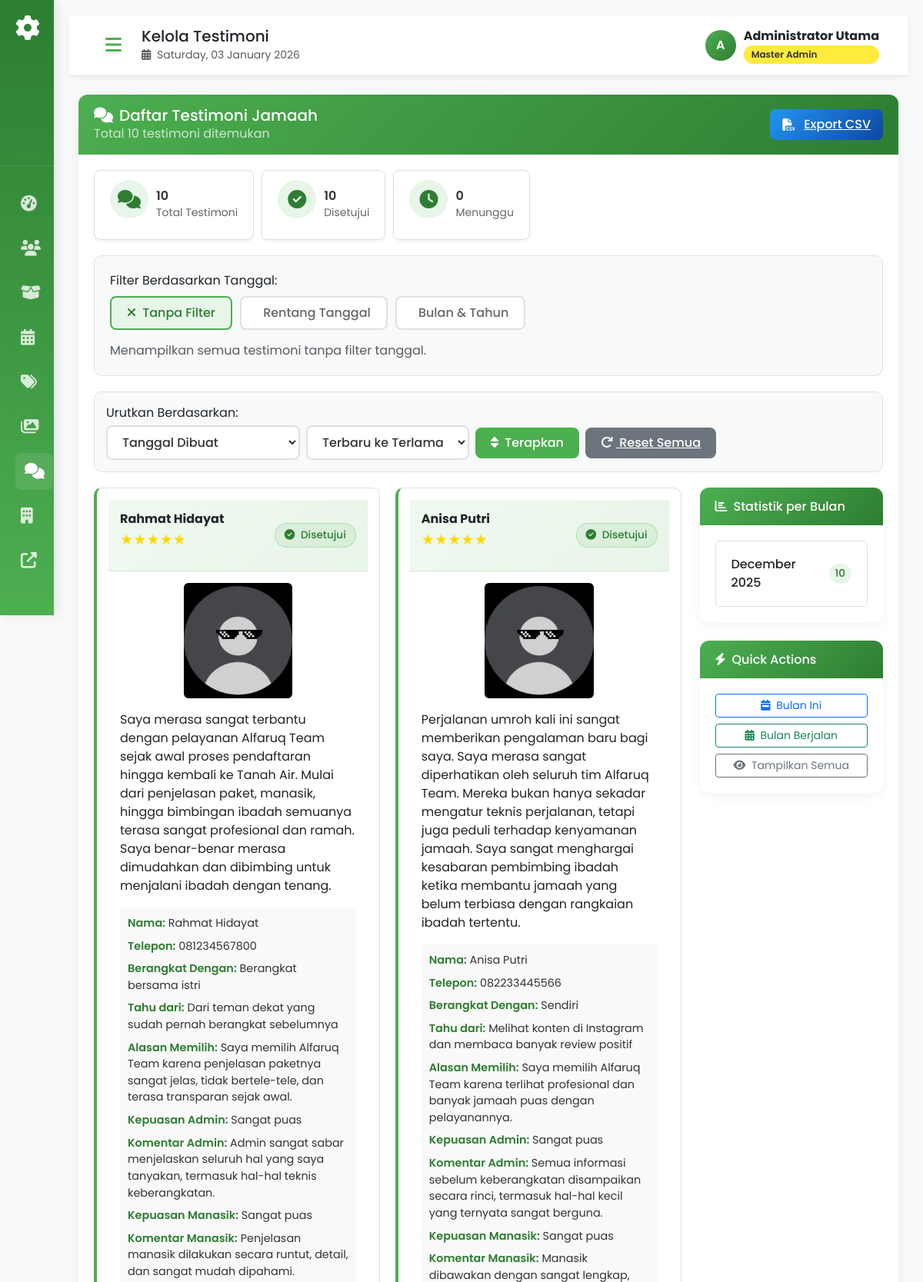
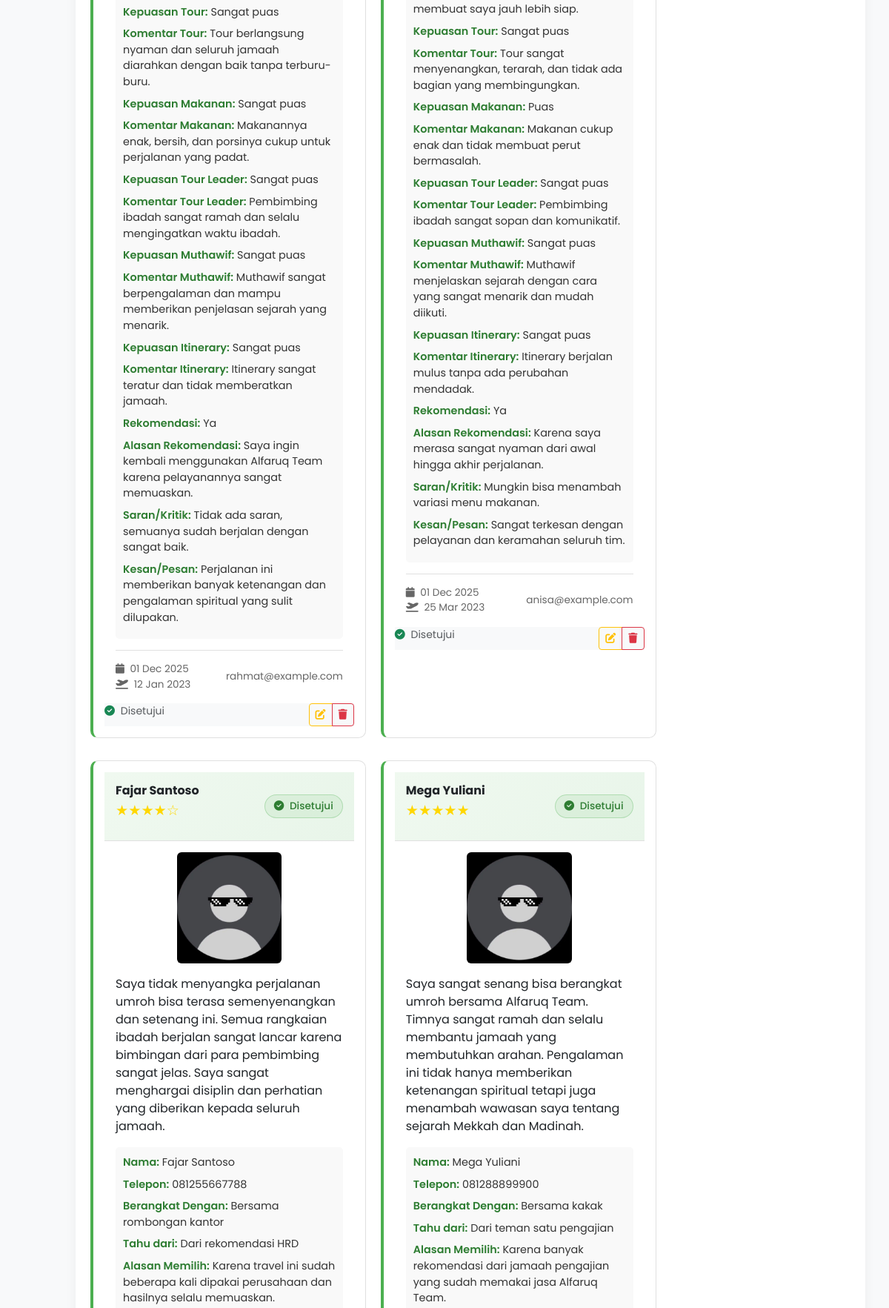
The app's page /admin/testimonial.php (signed in, upper part) with its own data (2 pictures, top to bottom).
### tables this page shows
CREATE TABLE `testimonials` (
  `id` int(11) NOT NULL,
  `name` varchar(100) NOT NULL,
  `email` varchar(100) NOT NULL,
  `message` text DEFAULT NULL,
  `rating` int(11) DEFAULT NULL CHECK (`rating` >= 1 and `rating` <= 5),
  `image` varchar(255) DEFAULT NULL,
  `is_approved` tinyint(1) DEFAULT 0,
  `created_at` timestamp NOT NULL DEFAULT current_timestamp(),
  `q1` varchar(255) DEFAULT NULL,
  `q2` varchar(20) DEFAULT NULL,
  `q3` varchar(255) DEFAULT NULL,
  `q4` varchar(255) DEFAULT NULL,
  `q5` text DEFAULT NULL,
  `q6` varchar(50) DEFAULT NULL,
  `q7` text DEFAULT NULL,
  `q8` varchar(50) DEFAULT NULL,
  `q9` text DEFAULT NULL,
  `q10` varchar(50) DEFAULT NULL,
  `q11` text DEFAULT NULL,
  `q12` varchar(50) DEFAULT NULL,
  `q13` text DEFAULT NULL,
  `q14` varchar(50) DEFAULT NULL,
  `q15` text DEFAULT NULL,
  `q16` varchar(50) DEFAULT NULL,
  `q17` text DEFAULT NULL,
  `q18` varchar(50) DEFAULT NULL,
  `q19` text DEFAULT NULL,
  `q20` varchar(50) DEFAULT NULL,
  `q21` text DEFAULT NULL,
  `q22` text DEFAULT NULL,
  `q23` text DEFAULT NULL,
  `departure_date` date DEFAULT NULL
);

### admin/testimonial.php (the view, shortened to what the rows shown need)
<?php
require_once '../config/database.php';
$action = isset($_GET['action']) ? $_GET['action'] : 'list';
$sort_by = isset($_GET['sort']) ? $_GET['sort'] : 'created_at';
$sort_order = isset($_GET['order']) ? $_GET['order'] : 'desc';
$filter_type = isset($_GET['filter_type']) ? $_GET['filter_type'] : 'none';
$query = "SELECT * FROM testimonials WHERE 1=1";
$params = [];
$order_by = $sort_by . ' ' . strtoupper($sort_order);
$query .= " ORDER BY $order_by";
$stmt = $pdo->prepare($query);
$stmt->execute($params);
$testimonials = $stmt->fetchAll();
?>
<!DOCTYPE html>
<html lang="id">
<head>
</head>
<body>
    <?php include 'includes/header.php'; ?>
    <div class="container-fluid mt-4">
        <?php if ($action == 'list'): ?>
        <div class="admin-card">
            <div class="card-body">
                <?php if (empty($testimonials)): ?>
                    <div class="no-results">
                        <i class="fas fa-search"></i>
                        <h5 class="text-muted">Tidak ada testimoni ditemukan</h5>
                        <p class="text-muted mb-3">
                            <?php if ($filter_type !== 'none'): ?>
                                Tidak ada testimoni yang sesuai dengan filter yang diterapkan.
                            <?php else: ?>
                                Belum ada testimoni di database.
                            <?php endif; ?>
                        </p>
                        <a href="testimonial.php" class="btn-admin-primary">
                            <i class="fas fa-redo me-2"></i>Reset Filter
                        </a>
                    </div>
                <?php else: ?>
                    <div class="row">
                        <div class="col-lg-9">
                            <div class="testimonial-grid">
                                <?php foreach ($testimonials as $item):
                                    $stars = str_repeat('★', $item['rating']) . str_repeat('☆', 5 - $item['rating']);
                                ?>
                                <div class="testimonial-item">
                                    <div class="testimonial-header">
                                        <div>
                                            <h6 class="fw-bold mb-1"><?php echo htmlspecialchars($item['name']); ?></h6>
                                            <div class="rating-stars"><?php echo $stars; ?></div>
                                        </div>
                                        <span class="status-badge <?php echo $item['is_approved'] ? 'status-active' : 'status-inactive'; ?>">
                                            <i class="fas fa-<?php echo $item['is_approved'] ? 'check-circle' : 'clock'; ?> me-1"></i>
                                            <?php echo $item['is_approved'] ? 'Disetujui' : 'Menunggu'; ?>
                                        </span>
                                    </div>
                                    <div class="testimonial-body">
                                        <?php if ($item['image']): ?>
                                        <div class="text-center mb-3">
                                            <img src="../<?php echo htmlspecialchars($item['image']); ?>"
                                                 alt="Foto <?php echo htmlspecialchars($item['name']); ?>"
                                                 class="img-fluid rounded"
                                                 style="max-height: 150px;">
                                        </div>
                                        <?php endif; ?>
                                        <p class="mb-3"><?php echo nl2br(htmlspecialchars($item['message'])); ?></p>
                                        <div class="qa-section">
                                            <?php
                                            $qa_pairs = [
                                                'q1' => 'Nama',
                                                'q2' => 'Telepon',
                                                'q3' => 'Berangkat Dengan',
                                                'q4' => 'Tahu dari',
                                                'q5' => 'Alasan Memilih',
                                                'q6' => 'Kepuasan Admin',
                                                'q7' => 'Komentar Admin',
                                                'q8' => 'Kepuasan Manasik',
                                                'q9' => 'Komentar Manasik',
                                                'q10' => 'Kepuasan Tour',
                                                'q11' => 'Komentar Tour',
                                                'q12' => 'Kepuasan Makanan',
                                                'q13' => 'Komentar Makanan',
                                                'q14' => 'Kepuasan Tour Leader',
                                                'q15' => 'Komentar Tour Leader',
                                                'q16' => 'Kepuasan Muthawif',
                                                'q17' => 'Komentar Muthawif',
                                                'q18' => 'Kepuasan Itinerary',
                                                'q19' => 'Komentar Itinerary',
                                                'q20' => 'Rekomendasi',
                                                'q21' => 'Alasan Rekomendasi',
                                                'q22' => 'Saran/Kritik',
                                                'q23' => 'Kesan/Pesan'
                                            ];
                                            foreach ($qa_pairs as $key => $label):
                                                if (!empty($item[$key])):
                                            ?>
                                            <div class="qa-item">
                                                <span class="qa-label"><?php echo $label; ?>:</span>
                                                <span class="qa-value"><?php echo htmlspecialchars($item[$key]); ?></span>
                                            </div>
                                            <?php
                                                endif;
                                            endforeach;
                                            ?>
                                        </div>
                                        <div class="testimonial-meta">
                                            <div>
                                                <i class="fas fa-calendar me-1"></i>
                                                <?php echo date('d M Y', strtotime($item['created_at'])); ?>
                                                <?php if ($item['departure_date']): ?>
                                                <br>
                                                <i class="fas fa-plane-departure me-1"></i>
                                                <?php echo date('d M Y', strtotime($item['departure_date'])); ?>
                                                <?php endif; ?>
                                            </div>
                                            <div>
                                                <?php echo htmlspecialchars($item['email']); ?>
                                            </div>
                                        </div>
                                    </div>
                                    <div class="card-footer bg-light d-flex justify-content-between">
                                        <?php if (!$item['is_approved']): ?>
                                        <a href="?action=approve&id=<?php echo $item['id']; ?>"
                                           class="btn btn-success btn-sm"
                                           onclick="return confirm('Setujui testimoni ini?')">
                                            <i class="fas fa-check me-1"></i> Setujui
                                        </a>
                                        <?php else: ?>
                                        <span class="text-muted small">
                                            <i class="fas fa-check-circle text-success me-1"></i>
                                            Disetujui
                                        </span>
                                        <?php endif; ?>
                                        <div class="btn-group btn-group-sm">
                                            <a href="?action=edit&id=<?php echo $item['id']; ?>"
                                               class="btn btn-outline-warning">
                                                <i class="fas fa-edit"></i>
                                            </a>
                                            <button type="button"
                                                    onclick="confirmDelete(<?php echo $item['id']; ?>, '<?php echo addslashes($item['name']); ?>')"
                                                    class="btn btn-outline-danger">
                                                <i class="fas fa-trash"></i>
                                            </button>
                                        </div>
                                    </div>
                                </div>
                                <?php endforeach; ?>
                            </div>
                        </div>
                    </div>
                <?php endif; ?>
            </div>
        </div>
        <?php endif; ?>
    </div>
    <?php include 'includes/footer.php'; ?>
</body>
</html>

### records on screen
testimonials: name "Rahmat Hidayat", rating "★★★★★", is_approved 1 (drawn), image (picture), message "Saya merasa sangat terbantu dengan pelayanan Alfaruq Team sejak awal proses pendaftaran hingga kembali ke Tanah Air. Mulai dari penjelasan paket, manasik, hingga bimbingan ibadah semuanya terasa sangat profesional dan ramah. Saya benar-benar merasa dimudahkan dan dibimbing untuk menjalani ibadah dengan tenang.", label "Nama", q1 "Rahmat Hidayat", label "Telepon", q2 "081234567800", label "Berangkat Dengan", q3 "Berangkat bersama istri", label "Tahu dari", q4 "Dari teman dekat yang sudah pernah berangkat sebelumnya", label "Alasan Memilih", q5 "Saya memilih Alfaruq Team karena penjelasan paketnya sangat jelas, tidak bertele-tele, dan terasa transparan sejak awal.", label "Kepuasan Admin", q6 "Sangat puas", label "Komentar Admin", q7 "Admin sangat sabar menjelaskan seluruh hal yang saya tanyakan, termasuk hal-hal teknis keberangkatan.", label "Kepuasan Manasik", q8 "Sangat puas", label "Komentar Manasik", q9 "Penjelasan manasik dilakukan secara runtut, detail, dan sangat mudah dipahami.", label "Kepuasan Tour", q10 "Sangat puas", label "Komentar Tour", q11 "Tour berlangsung nyaman dan seluruh jamaah diarahkan dengan baik tanpa terburu-buru.", label "Kepuasan Makanan", q12 "Sangat puas", label "Komentar Makanan", q13 "Makanannya enak, bersih, dan porsinya cukup untuk perjalanan yang padat.", label "Kepuasan Tour Leader", q14 "Sangat puas", label "Komentar Tour Leader", q15 "Pembimbing ibadah sangat ramah dan selalu mengingatkan waktu ibadah.", label "Kepuasan Muthawif", q16 "Sangat puas", label "Komentar Muthawif", q17 "Muthawif sangat berpengalaman dan mampu memberikan penjelasan sejarah yang menarik.", label "Kepuasan Itinerary", q18 "Sangat puas", label "Komentar Itinerary", q19 "Itinerary sangat teratur dan tidak memberatkan jamaah.", label "Rekomendasi", q20 "Ya", label "Alasan Rekomendasi", q21 "Saya ingin kembali menggunakan Alfaruq Team karena pelayanannya sangat memuaskan.", label "Saran/Kritik", q22 "Tidak ada saran, semuanya sudah berjalan dengan sangat baik.", label "Kesan/Pesan", q23 "Perjalanan ini memberikan banyak ketenangan dan pengalaman spiritual yang sulit dilupakan.", created_at "01 Dec 2025", departure_date "12 Jan 2023", email "rahmat@example.com"
testimonials: name "Anisa Putri", rating "★★★★★", is_approved 1 (drawn), image (picture), message "Perjalanan umroh kali ini sangat memberikan pengalaman baru bagi saya. Saya merasa sangat diperhatikan oleh seluruh tim Alfaruq Team. Mereka bukan hanya sekadar mengatur teknis perjalanan, tetapi juga peduli terhadap kenyamanan jamaah. Saya sangat menghargai kesabaran pembimbing ibadah ketika membantu jamaah yang belum terbiasa dengan rangkaian ibadah tertentu.", label "Nama", q1 "Anisa Putri", label "Telepon", q2 "082233445566", label "Berangkat Dengan", q3 "Sendiri", label "Tahu dari", q4 "Melihat konten di Instagram dan membaca banyak review positif", label "Alasan Memilih", q5 "Saya memilih Alfaruq Team karena terlihat profesional dan banyak jamaah puas dengan pelayanannya.", label "Kepuasan Admin", q6 "Sangat puas", label "Komentar Admin", q7 "Semua informasi sebelum keberangkatan disampaikan secara rinci, termasuk hal-hal kecil yang ternyata sangat berguna.", label "Kepuasan Manasik", q8 "Sangat puas", label "Komentar Manasik", q9 "Manasik dibawakan dengan sangat lengkap, membuat saya jauh lebih siap.", label "Kepuasan Tour", q10 "Sangat puas", label "Komentar Tour", q11 "Tour sangat menyenangkan, terarah, dan tidak ada bagian yang membingungkan.", label "Kepuasan Makanan", q12 "Puas", label "Komentar Makanan", q13 "Makanan cukup enak dan tidak membuat perut bermasalah.", label "Kepuasan Tour Leader", q14 "Sangat puas", label "Komentar Tour Leader", q15 "Pembimbing ibadah sangat sopan dan komunikatif.", label "Kepuasan Muthawif", q16 "Sangat puas", label "Komentar Muthawif", q17 "Muthawif menjelaskan sejarah dengan cara yang sangat menarik dan mudah diikuti.", label "Kepuasan Itinerary", q18 "Sangat puas", label "Komentar Itinerary", q19 "Itinerary berjalan mulus tanpa ada perubahan mendadak.", label "Rekomendasi", q20 "Ya", label "Alasan Rekomendasi", q21 "Karena saya merasa sangat nyaman dari awal hingga akhir perjalanan.", label "Saran/Kritik", q22 "Mungkin bisa menambah variasi menu makanan.", label "Kesan/Pesan", q23 "Sangat terkesan dengan pelayanan dan keramahan seluruh tim.", created_at "01 Dec 2025", departure_date "25 Mar 2023", email "anisa@example.com"
testimonials: name "Fajar Santoso", rating "★★★★☆", is_approved 1 (drawn), image (picture), message "Saya tidak menyangka perjalanan umroh bisa terasa semenyenangkan dan setenang ini. Semua rangkaian ibadah berjalan sangat lancar karena bimbingan dari para pembimbing sangat jelas. Saya sangat menghargai disiplin dan perhatian yang diberikan kepada seluruh jamaah.", label "Nama", q1 "Fajar Santoso", label "Telepon", q2 "081255667788", label "Berangkat Dengan", q3 "Bersama rombongan kantor", label "Tahu dari", q4 "Dari rekomendasi HRD", label "Alasan Memilih", q5 "Karena travel ini sudah beberapa kali dipakai perusahaan dan hasilnya selalu memuaskan."
testimonials: name "Mega Yuliani", rating "★★★★★", is_approved 1 (drawn), image (picture), message "Saya sangat senang bisa berangkat umroh bersama Alfaruq Team. Timnya sangat ramah dan selalu membantu jamaah yang membutuhkan arahan. Pengalaman ini tidak hanya memberikan ketenangan spiritual tetapi juga menambah wawasan saya tentang sejarah Mekkah dan Madinah.", label "Nama", q1 "Mega Yuliani", label "Telepon", q2 "081288899900", label "Berangkat Dengan", q3 "Bersama kakak", label "Tahu dari", q4 "Dari teman satu pengajian", label "Alasan Memilih", q5 "Karena banyak rekomendasi dari jamaah pengajian yang sudah memakai jasa Alfaruq Team."

### other values on screen
$page_titles[$current_page] "Kelola Testimoni"
substr($_SESSION['admin_full_name'], 0, 1) "A"
$_SESSION['admin_full_name'] "Administrator Utama"
count($testimonials) "10"
$count_all "10"
$approved_count "10"
$pending_count "0"
$month_name "December 2025"
$stat['count'] "10"
